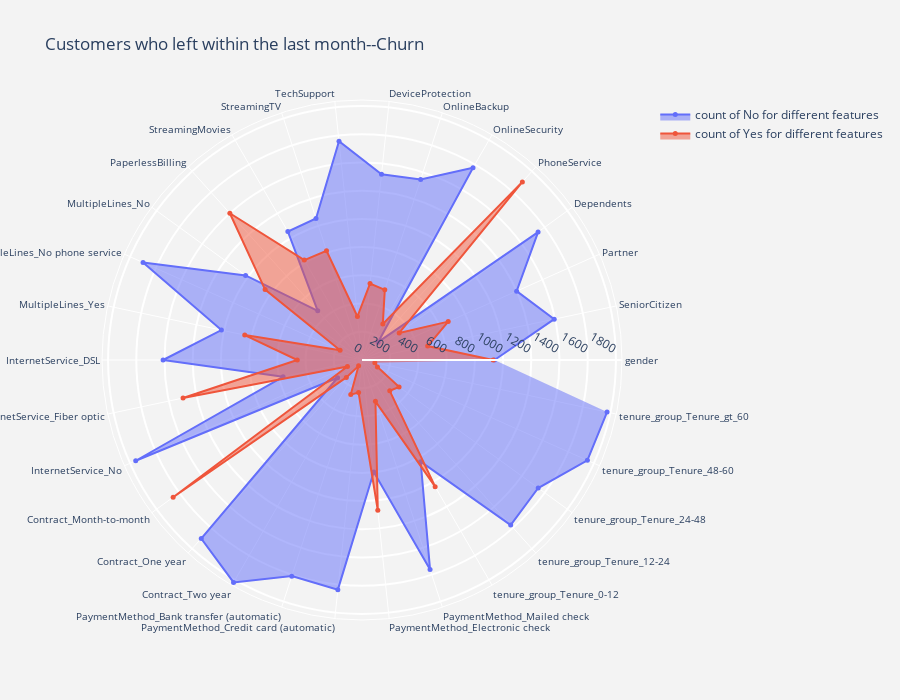
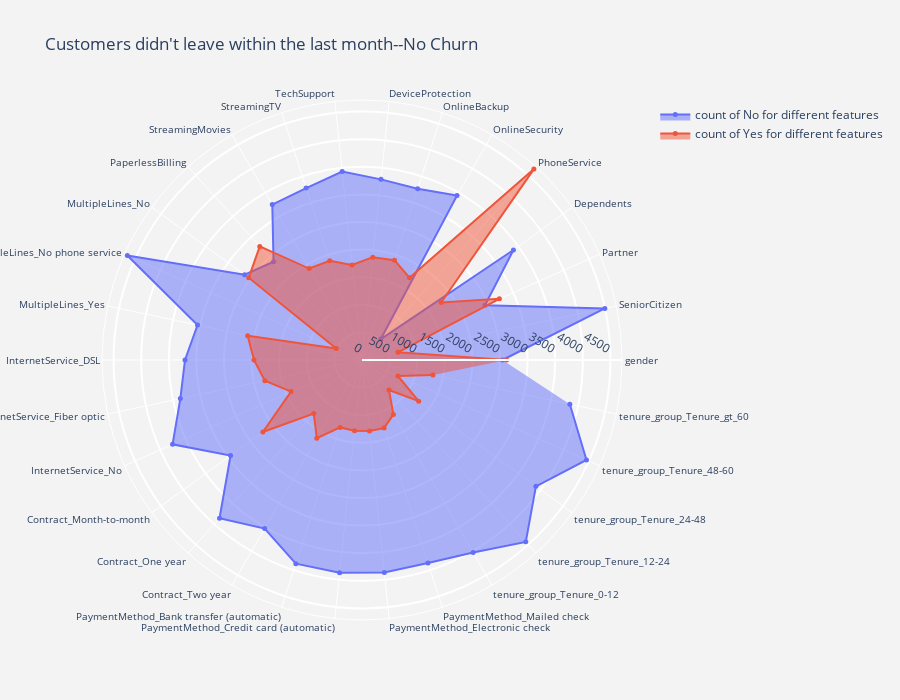

Here is the notebook cell these charts were saved with, in order:
### Markdown cell above
### 4.4 Binary Variable Distribution in Customer Attrition<a id='binaryvariabledistribution'></a>

### Code cell
#separating binary columns from the preprocessed dataframe
bin_cols = telcom.nunique()[telcom.nunique() == 2].keys()
dat_rad = telcom[bin_cols]

#plotting radar chart for churn and non churn customers(binary variables)
def plot_radar(df, aggregate, title):
    #select all rows for which churn == aggregrate
    data_frame = df[df["Churn"] == aggregate]
    #count the number of yes in each binary column and make it a dataframe
    data_frame_x = data_frame[bin_cols].sum().reset_index()
    #rename the columns index and 0 with "feature" and "yes"
    data_frame_x.columns = ["feature", "yes"]
    #add a column "no" which is the sum of total column value minus yes value
    data_frame_x["no"] = data_frame.shape[0] - data_frame_x["yes"]
    #remove our target Churn from the dataframe
    data_frame_x = data_frame_x[data_frame_x["feature"] != "Churn"]
 
    #count of 1's(yes)
    trace1 = go.Scatterpolar(r = data_frame_x["yes"].values.tolist(),
                         theta = data_frame_x["feature"].tolist(),
                         fill = "toself",
                         name = "count of Yes for different features",
                         mode = "markers+lines",
                         marker = dict(size = 5))

    #count of 0's(No)
    trace2 = go.Scatterpolar(r = data_frame_x["no"].values.tolist(), 
                         theta = data_frame_x["feature"].tolist(),
                         fill = "toself", 
                         name = "count of No for different features",
                         mode = "markers+lines",
                         marker = dict(size = 5))

    layout = go.Layout(dict(polar = dict(radialaxis = dict(visible = True,
                                                       side = "counterclockwise",
                                                       showline = True,
                                                       linewidth = 2,
                                                       tickwidth = 2,
                                                       gridcolor = "white",
                                                       gridwidth = 2),
                                     angularaxis = dict(tickfont = dict(size = 10),
                                                        layer = "below traces"),
                                     bgcolor = "rgb(243,243,243)"),
                        paper_bgcolor = "rgb(243,243,243)",
                        title = title,
                        height = 700))
 
    data = [trace2, trace1]
    fig = go.Figure(data = data,layout = layout)
    py.iplot(fig)

#plot
plot_radar(dat_rad, 1 , "Customers who left within the last month--Churn")
plot_radar(dat_rad, 0 , "Customers didn't leave within the last month--No Churn")

### Figure 1 — Plotly figure (JSON) as saved in the notebook; plotly's stock layout.template omitted (floating-point values rounded to 4 significant figures)
{"data": [{"fill": "toself", "marker": {"size": 5}, "mode": "markers+lines", "name": "count of No for different features", "r": [939, 1393, 1200, 1543, 170, 1574, 1346, 1324, 1559, 1055, 1051, 469, 1020, 1699, 1019, 1410, 572, 1756, 214, 1703, 1821, 1611, 1637, 798, 1561, 832, 1575, 1544, 1749, 1776], "theta": ["gender", "SeniorCitizen", "Partner", "Dependents", "PhoneService", "OnlineSecurity", "OnlineBackup", "DeviceProtection", "TechSupport", "StreamingTV", "StreamingMovies", "PaperlessBilling", "MultipleLines_No", "MultipleLines_No phone service", "MultipleLines_Yes", "InternetService_DSL", "InternetService_Fiber optic", "InternetService_No", "Contract_Month-to-month", "Contract_One year", "Contract_Two year", "PaymentMethod_Bank transfer (automatic)", "PaymentMethod_Credit card (automatic)", "PaymentMethod_Electronic check", "PaymentMethod_Mailed check", "tenure_group_Tenure_0-12", "tenure_group_Tenure_12-24", "tenure_group_Tenure_24-48", "tenure_group_Tenure_48-60", "tenure_group_Tenure_gt_60"], "type": "scatterpolar"}, {"fill": "toself", "marker": {"size": 5}, "mode": "markers+lines", "name": "count of Yes for different features", "r": [930, 476, 669, 326, 1699, 295, 523, 545, 310, 814, 818, 1400, 849, 170, 850, 459, 1297, 113, 1655, 166, 48, 258, 232, 1071, 308, 1037, 294, 325, 120, 93], "theta": ["gender", "SeniorCitizen", "Partner", "Dependents", "PhoneService", "OnlineSecurity", "OnlineBackup", "DeviceProtection", "TechSupport", "StreamingTV", "StreamingMovies", "PaperlessBilling", "MultipleLines_No", "MultipleLines_No phone service", "MultipleLines_Yes", "InternetService_DSL", "InternetService_Fiber optic", "InternetService_No", "Contract_Month-to-month", "Contract_One year", "Contract_Two year", "PaymentMethod_Bank transfer (automatic)", "PaymentMethod_Credit card (automatic)", "PaymentMethod_Electronic check", "PaymentMethod_Mailed check", "tenure_group_Tenure_0-12", "tenure_group_Tenure_12-24", "tenure_group_Tenure_24-48", "tenure_group_Tenure_48-60", "tenure_group_Tenure_gt_60"], "type": "scatterpolar"}], "layout": {"height": 700, "paper_bgcolor": "rgb(243,243,243)", "polar": {"angularaxis": {"layer": "below traces", "tickfont": {"size": 10}}, "bgcolor": "rgb(243,243,243)", "radialaxis": {"gridcolor": "white", "gridwidth": 2, "linewidth": 2, "showline": true, "side": "counterclockwise", "tickwidth": 2, "visible": true}}, "title": {"text": "Customers who left within the last month--Churn"}}}

### Figure 2 — Plotly figure (JSON) as saved in the notebook; plotly's stock layout.template omitted (floating-point values rounded to 4 significant figures)
{"data": [{"fill": "toself", "marker": {"size": 5}, "mode": "markers+lines", "name": "count of No for different features", "r": [2544, 4497, 2439, 3390, 510, 3443, 3261, 3290, 3433, 3274, 3250, 2395, 2627, 4653, 3046, 3206, 3364, 3756, 2943, 3857, 3526, 3879, 3874, 3869, 3867, 4025, 4433, 3894, 4451, 3849], "theta": ["gender", "SeniorCitizen", "Partner", "Dependents", "PhoneService", "OnlineSecurity", "OnlineBackup", "DeviceProtection", "TechSupport", "StreamingTV", "StreamingMovies", "PaperlessBilling", "MultipleLines_No", "MultipleLines_No phone service", "MultipleLines_Yes", "InternetService_DSL", "InternetService_Fiber optic", "InternetService_No", "Contract_Month-to-month", "Contract_One year", "Contract_Two year", "PaymentMethod_Bank transfer (automatic)", "PaymentMethod_Credit card (automatic)", "PaymentMethod_Electronic check", "PaymentMethod_Mailed check", "tenure_group_Tenure_0-12", "tenure_group_Tenure_12-24", "tenure_group_Tenure_24-48", "tenure_group_Tenure_48-60", "tenure_group_Tenure_gt_60"], "type": "scatterpolar"}, {"fill": "toself", "marker": {"size": 5}, "mode": "markers+lines", "name": "count of Yes for different features", "r": [2619, 666, 2724, 1773, 4653, 1720, 1902, 1873, 1730, 1889, 1913, 2768, 2536, 510, 2117, 1957, 1799, 1407, 2220, 1306, 1637, 1284, 1289, 1294, 1296, 1138, 730, 1269, 712, 1314], "theta": ["gender", "SeniorCitizen", "Partner", "Dependents", "PhoneService", "OnlineSecurity", "OnlineBackup", "DeviceProtection", "TechSupport", "StreamingTV", "StreamingMovies", "PaperlessBilling", "MultipleLines_No", "MultipleLines_No phone service", "MultipleLines_Yes", "InternetService_DSL", "InternetService_Fiber optic", "InternetService_No", "Contract_Month-to-month", "Contract_One year", "Contract_Two year", "PaymentMethod_Bank transfer (automatic)", "PaymentMethod_Credit card (automatic)", "PaymentMethod_Electronic check", "PaymentMethod_Mailed check", "tenure_group_Tenure_0-12", "tenure_group_Tenure_12-24", "tenure_group_Tenure_24-48", "tenure_group_Tenure_48-60", "tenure_group_Tenure_gt_60"], "type": "scatterpolar"}], "layout": {"height": 700, "paper_bgcolor": "rgb(243,243,243)", "polar": {"angularaxis": {"layer": "below traces", "tickfont": {"size": 10}}, "bgcolor": "rgb(243,243,243)", "radialaxis": {"gridcolor": "white", "gridwidth": 2, "linewidth": 2, "showline": true, "side": "counterclockwise", "tickwidth": 2, "visible": true}}, "title": {"text": "Customers didn't leave within the last month--No Churn"}}}
